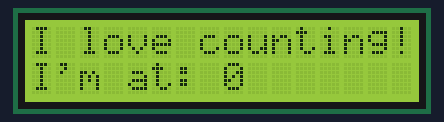
Bench run of a sketch on a simulated Arduino Uno, built with avr-gcc and run on an emulated ATmega328P. Parts: 16×2 character LCD.

Above: at 0.1 s.
At 1.1 s:
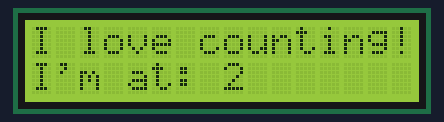
At 1.6 s:
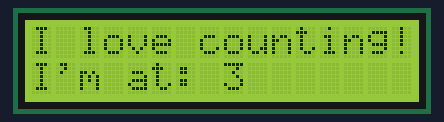
At 3.1 s:
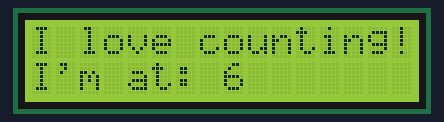
At 4.6 s:
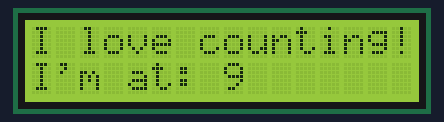
At 6.1 s:
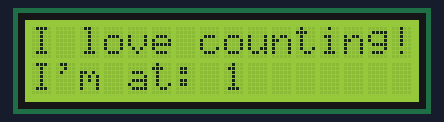

Measured:
- by itself, everything shown: repeats every 5.5 s, in 12 steps
- what the display in image 1 shows lasts 0.5 s, from 1.1 s to 1.6 s

The sketch:

day11_LCD.ino
```cpp
#include <LiquidCrystal.h>
int rs = 7;
int en = 8;
int d4 = 9;
int d5 = 10;
int d6 = 11;
int d7 = 12;

int dt = 500;
LiquidCrystal lcd(rs, en, d4, d5,d6, d7);

void setup() {
  // put your setup code here, to run once:

lcd.begin(16, 2);
}

void loop() {
  // put your main code here, to run repeatedly:
  lcd.setCursor(0,0);
  lcd.print("I love counting!");
  for(int i = 0; i < 11; i++){
    lcd.setCursor(0,1);
    lcd.print("I'm at: ");
    lcd.print(i);
    delay(dt);
  }
  lcd.clear();

}
```
